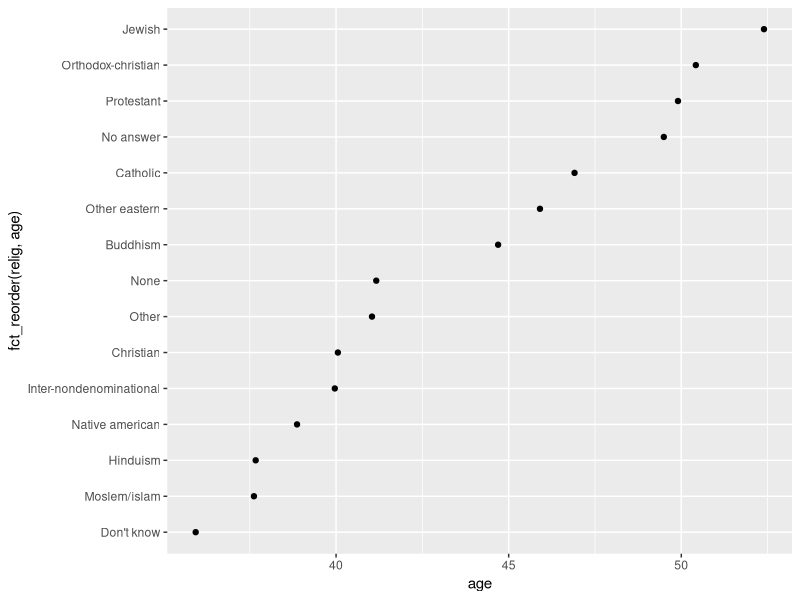
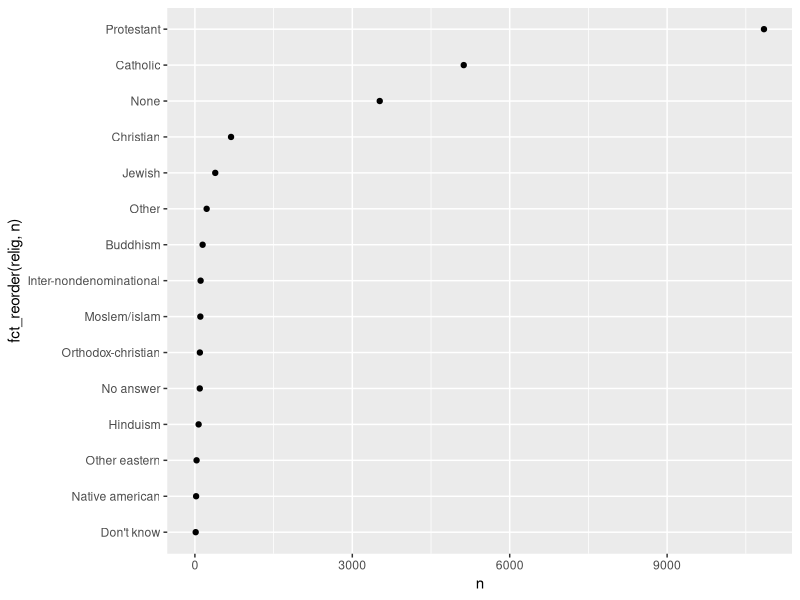

Recreate these plots in R, in order.
## ---- chunk 1
library(tidyverse)
library(forcats)
data(gss_cat)
## ---- chunk 2
relig <- gss_cat %>% #Create o variable called relig, and start with gss_cat
  group_by(relig) %>% #Group it by religion
  summarise(age = mean(age, na.rm=TRUE), #Find average age for each religion
            tvhours = mean(tvhours, na.rm=TRUE), #Average tv hours for each religion
            n= n()) #Number of people in each religion

relig %>%
  ggplot() +
  geom_point(aes(age, fct_reorder(relig, age)))

relig %>%
  ggplot() +
  geom_point(aes(n, fct_reorder(relig, n)))


